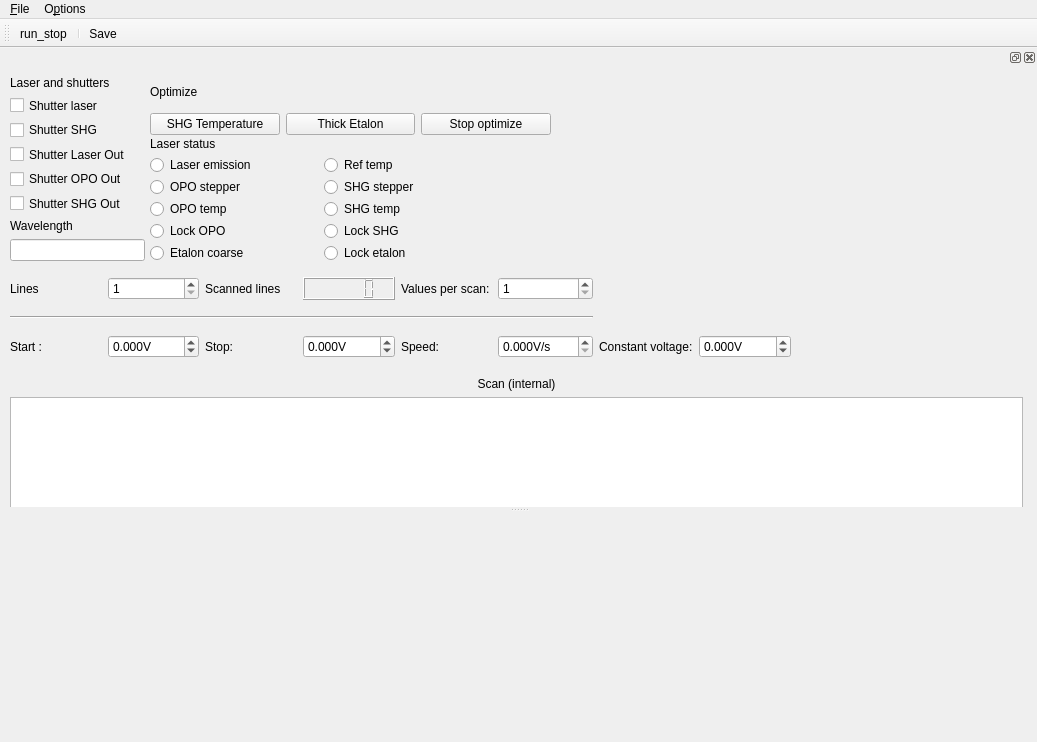
<?xml version="1.0" encoding="UTF-8"?>
<ui version="4.0">
 <class>MainWindow</class>
 <widget class="QMainWindow" name="MainWindow">
  <property name="geometry">
   <rect>
    <x>0</x>
    <y>0</y>
    <width>1037</width>
    <height>742</height>
   </rect>
  </property>
  <property name="contextMenuPolicy">
   <enum>Qt::DefaultContextMenu</enum>
  </property>
  <property name="windowTitle">
   <string>qudi: Voltage Scanner (Laser)</string>
  </property>
  <widget class="QWidget" name="centralwidget">
   <layout class="QHBoxLayout" name="horizontalLayout"/>
  </widget>
  <widget class="QMenuBar" name="menubar">
   <property name="geometry">
    <rect>
     <x>0</x>
     <y>0</y>
     <width>1037</width>
     <height>22</height>
    </rect>
   </property>
   <widget class="QMenu" name="menu_File">
    <property name="title">
     <string>&amp;File</string>
    </property>
    <addaction name="action_Save"/>
    <addaction name="action_Exit"/>
   </widget>
   <widget class="QMenu" name="menu_Options">
    <property name="title">
     <string>O&amp;ptions</string>
    </property>
    <addaction name="action_Settings"/>
   </widget>
   <addaction name="menu_File"/>
   <addaction name="menu_Options"/>
  </widget>
  <widget class="QToolBar" name="toolBar">
   <property name="windowTitle">
    <string>toolBar</string>
   </property>
   <attribute name="toolBarArea">
    <enum>TopToolBarArea</enum>
   </attribute>
   <attribute name="toolBarBreak">
    <bool>false</bool>
   </attribute>
   <addaction name="action_run_stop"/>
   <addaction name="separator"/>
   <addaction name="action_Save"/>
  </widget>
  <widget class="QDockWidget" name="scan_control_DockWidget">
   <property name="sizePolicy">
    <sizepolicy hsizetype="Expanding" vsizetype="Preferred">
     <horstretch>0</horstretch>
     <verstretch>0</verstretch>
    </sizepolicy>
   </property>
   <property name="minimumSize">
    <size>
     <width>1037</width>
     <height>459</height>
    </size>
   </property>
   <attribute name="dockWidgetArea">
    <number>4</number>
   </attribute>
   <widget class="QWidget" name="controlDockWidgetContents">
    <widget class="QWidget" name="">
     <property name="geometry">
      <rect>
       <x>10</x>
       <y>310</y>
       <width>1013</width>
       <height>311</height>
      </rect>
     </property>
     <layout class="QGridLayout" name="plotGridLayout">
      <item row="0" column="0">
       <widget class="QLabel" name="traceLabel">
        <property name="text">
         <string>Scan (internal)</string>
        </property>
        <property name="alignment">
         <set>Qt::AlignCenter</set>
        </property>
       </widget>
      </item>
      <item row="1" column="0">
       <widget class="PlotWidget" name="voltscan_ViewWidget">
        <property name="sizePolicy">
         <sizepolicy hsizetype="Expanding" vsizetype="Expanding">
          <horstretch>1</horstretch>
          <verstretch>1</verstretch>
         </sizepolicy>
        </property>
       </widget>
      </item>
      <item row="2" column="0">
       <widget class="PlotWidget" name="voltscan_matrix_ViewWidget">
        <property name="sizePolicy">
         <sizepolicy hsizetype="Expanding" vsizetype="Expanding">
          <horstretch>1</horstretch>
          <verstretch>1</verstretch>
         </sizepolicy>
        </property>
       </widget>
      </item>
     </layout>
    </widget>
    <widget class="QWidget" name="">
     <property name="geometry">
      <rect>
       <x>150</x>
       <y>10</y>
       <width>401</width>
       <height>58</height>
      </rect>
     </property>
     <layout class="QVBoxLayout" name="verticalLayout_2">
      <item>
       <widget class="QLabel" name="label_2">
        <property name="text">
         <string>Optimize</string>
        </property>
       </widget>
      </item>
      <item>
       <layout class="QHBoxLayout" name="horizontalLayout_2">
        <item>
         <widget class="QPushButton" name="pushButton_SHGtemp">
          <property name="text">
           <string>SHG Temperature</string>
          </property>
         </widget>
        </item>
        <item>
         <widget class="QPushButton" name="pushButton_thickEtalon">
          <property name="text">
           <string>Thick Etalon</string>
          </property>
         </widget>
        </item>
        <item>
         <widget class="QPushButton" name="pushButton_stopOptimize">
          <property name="text">
           <string>Stop optimize</string>
          </property>
         </widget>
        </item>
       </layout>
      </item>
     </layout>
    </widget>
    <widget class="QWidget" name="">
     <property name="geometry">
      <rect>
       <x>150</x>
       <y>70</y>
       <width>341</width>
       <height>124</height>
      </rect>
     </property>
     <layout class="QVBoxLayout" name="verticalLayout_5">
      <item>
       <widget class="QLabel" name="label_3">
        <property name="text">
         <string>Laser status</string>
        </property>
       </widget>
      </item>
      <item>
       <layout class="QHBoxLayout" name="horizontalLayout_3">
        <item>
         <layout class="QVBoxLayout" name="verticalLayout_3">
          <item>
           <widget class="QRadioButton" name="radioButton_laserEmission">
            <property name="text">
             <string>Laser emission</string>
            </property>
            <property name="checkable">
             <bool>false</bool>
            </property>
           </widget>
          </item>
          <item>
           <widget class="QRadioButton" name="radioButton_OPOstepper">
            <property name="text">
             <string>OPO stepper</string>
            </property>
            <property name="checkable">
             <bool>false</bool>
            </property>
           </widget>
          </item>
          <item>
           <widget class="QRadioButton" name="radioButton_OPOtemp">
            <property name="text">
             <string>OPO temp</string>
            </property>
            <property name="checkable">
             <bool>false</bool>
            </property>
           </widget>
          </item>
          <item>
           <widget class="QRadioButton" name="radioButton_lockOPO">
            <property name="text">
             <string>Lock OPO</string>
            </property>
            <property name="checkable">
             <bool>false</bool>
            </property>
           </widget>
          </item>
          <item>
           <widget class="QRadioButton" name="radioButton_etalonCoarse">
            <property name="text">
             <string>Etalon coarse</string>
            </property>
            <property name="checkable">
             <bool>false</bool>
            </property>
           </widget>
          </item>
         </layout>
        </item>
        <item>
         <layout class="QVBoxLayout" name="verticalLayout_4">
          <item>
           <widget class="QRadioButton" name="radioButton_refTemp">
            <property name="text">
             <string>Ref temp</string>
            </property>
            <property name="checkable">
             <bool>false</bool>
            </property>
           </widget>
          </item>
          <item>
           <widget class="QRadioButton" name="radioButton_SHGstepper">
            <property name="text">
             <string>SHG stepper</string>
            </property>
            <property name="checkable">
             <bool>false</bool>
            </property>
           </widget>
          </item>
          <item>
           <widget class="QRadioButton" name="radioButton_SHGtemp">
            <property name="text">
             <string>SHG temp</string>
            </property>
            <property name="checkable">
             <bool>false</bool>
            </property>
           </widget>
          </item>
          <item>
           <widget class="QRadioButton" name="radioButton_lockSHG">
            <property name="text">
             <string>Lock SHG</string>
            </property>
            <property name="checkable">
             <bool>false</bool>
            </property>
           </widget>
          </item>
          <item>
           <widget class="QRadioButton" name="radioButton_lockEtalon">
            <property name="text">
             <string>Lock etalon</string>
            </property>
            <property name="checkable">
             <bool>false</bool>
            </property>
           </widget>
          </item>
         </layout>
        </item>
       </layout>
      </item>
     </layout>
    </widget>
    <widget class="QWidget" name="">
     <property name="geometry">
      <rect>
       <x>10</x>
       <y>200</y>
       <width>781</width>
       <height>101</height>
      </rect>
     </property>
     <layout class="QGridLayout" name="controlGridLayout">
      <item row="2" column="6">
       <widget class="QLabel" name="constLabel">
        <property name="text">
         <string>Constant voltage:</string>
        </property>
       </widget>
      </item>
      <item row="0" column="3">
       <widget class="QLCDNumber" name="elapsed_lines_DisplayWidget"/>
      </item>
      <item row="0" column="4">
       <widget class="QLabel" name="resLabel">
        <property name="text">
         <string>Values per scan:</string>
        </property>
       </widget>
      </item>
      <item row="2" column="1">
       <widget class="ScienDSpinBox" name="startDoubleSpinBox">
        <property name="suffix">
         <string>V</string>
        </property>
        <property name="decimals">
         <number>3</number>
        </property>
        <property name="minimum">
         <double>-99.000000000000000</double>
        </property>
       </widget>
      </item>
      <item row="2" column="3">
       <widget class="ScienDSpinBox" name="stopDoubleSpinBox">
        <property name="suffix">
         <string>V</string>
        </property>
        <property name="decimals">
         <number>3</number>
        </property>
        <property name="minimum">
         <double>-99.000000000000000</double>
        </property>
       </widget>
      </item>
      <item row="0" column="2">
       <widget class="QLabel" name="scannedLabel">
        <property name="text">
         <string>Scanned lines</string>
        </property>
       </widget>
      </item>
      <item row="1" column="0" colspan="6">
       <widget class="Line" name="line">
        <property name="orientation">
         <enum>Qt::Horizontal</enum>
        </property>
       </widget>
      </item>
      <item row="2" column="2">
       <widget class="QLabel" name="stopLabel">
        <property name="text">
         <string>Stop:</string>
        </property>
       </widget>
      </item>
      <item row="2" column="5">
       <widget class="ScienDSpinBox" name="speedDoubleSpinBox">
        <property name="suffix">
         <string>V/s</string>
        </property>
        <property name="decimals">
         <number>3</number>
        </property>
        <property name="maximum">
         <double>9999.989999999999782</double>
        </property>
       </widget>
      </item>
      <item row="2" column="4">
       <widget class="QLabel" name="speedLabel">
        <property name="text">
         <string>Speed:</string>
        </property>
       </widget>
      </item>
      <item row="0" column="0">
       <widget class="QLabel" name="linesLabel">
        <property name="text">
         <string>Lines</string>
        </property>
       </widget>
      </item>
      <item row="2" column="0">
       <widget class="QLabel" name="startLabel">
        <property name="text">
         <string>Start :</string>
        </property>
       </widget>
      </item>
      <item row="0" column="5">
       <widget class="QSpinBox" name="resolutionSpinBox">
        <property name="minimum">
         <number>1</number>
        </property>
        <property name="maximum">
         <number>999999</number>
        </property>
       </widget>
      </item>
      <item row="0" column="1">
       <widget class="QSpinBox" name="linesSpinBox">
        <property name="minimum">
         <number>1</number>
        </property>
        <property name="maximum">
         <number>999999</number>
        </property>
       </widget>
      </item>
      <item row="2" column="7">
       <widget class="ScienDSpinBox" name="constDoubleSpinBox">
        <property name="suffix">
         <string>V</string>
        </property>
        <property name="decimals">
         <number>3</number>
        </property>
        <property name="minimum">
         <double>-99.000000000000000</double>
        </property>
       </widget>
      </item>
     </layout>
    </widget>
    <widget class="QWidget" name="">
     <property name="geometry">
      <rect>
       <x>10</x>
       <y>9</y>
       <width>135</width>
       <height>185</height>
      </rect>
     </property>
     <layout class="QVBoxLayout" name="verticalLayout_7">
      <item>
       <layout class="QVBoxLayout" name="verticalLayout">
        <item>
         <widget class="QLabel" name="label_laserandshutters">
          <property name="text">
           <string>Laser and shutters</string>
          </property>
         </widget>
        </item>
        <item>
         <widget class="QCheckBox" name="checkBox_shutterLaser">
          <property name="text">
           <string>Shutter laser</string>
          </property>
         </widget>
        </item>
        <item>
         <widget class="QCheckBox" name="checkBox_shutterSHG">
          <property name="text">
           <string>Shutter SHG</string>
          </property>
         </widget>
        </item>
        <item>
         <widget class="QCheckBox" name="checkBox_shutterLaserOut">
          <property name="text">
           <string>Shutter Laser Out</string>
          </property>
         </widget>
        </item>
        <item>
         <widget class="QCheckBox" name="checkBox_shutterOPOout">
          <property name="text">
           <string>Shutter OPO Out</string>
          </property>
         </widget>
        </item>
        <item>
         <widget class="QCheckBox" name="checkBox_shutterSHGout">
          <property name="text">
           <string>Shutter SHG Out</string>
          </property>
         </widget>
        </item>
       </layout>
      </item>
      <item>
       <layout class="QVBoxLayout" name="verticalLayout_6">
        <item>
         <widget class="QLabel" name="label">
          <property name="text">
           <string>Wavelength</string>
          </property>
         </widget>
        </item>
        <item>
         <widget class="QLineEdit" name="lineEdit_wavelength"/>
        </item>
       </layout>
      </item>
     </layout>
    </widget>
   </widget>
  </widget>
  <action name="action_Settings">
   <property name="icon">
    <iconset>
     <normaloff>../../artwork/icons/oxygen/22x22/configure.png</normaloff>../../artwork/icons/oxygen/22x22/configure.png</iconset>
   </property>
   <property name="text">
    <string>&amp;Settings</string>
   </property>
  </action>
  <action name="action_Save">
   <property name="icon">
    <iconset>
     <normaloff>../../artwork/icons/oxygen/22x22/document-save.png</normaloff>../../artwork/icons/oxygen/22x22/document-save.png</iconset>
   </property>
   <property name="text">
    <string>&amp;Save</string>
   </property>
   <property name="toolTip">
    <string>Save odmr data</string>
   </property>
  </action>
  <action name="action_Exit">
   <property name="icon">
    <iconset>
     <normaloff>../../artwork/icons/oxygen/22x22/application-exit.png</normaloff>../../artwork/icons/oxygen/22x22/application-exit.png</iconset>
   </property>
   <property name="text">
    <string>&amp;Close</string>
   </property>
  </action>
  <action name="action_run_stop">
   <property name="checkable">
    <bool>true</bool>
   </property>
   <property name="icon">
    <iconset>
     <normaloff>../../artwork/icons/qudiTheme/22x22/start-counter.png</normaloff>../../artwork/icons/qudiTheme/22x22/start-counter.png</iconset>
   </property>
   <property name="text">
    <string>run_stop</string>
   </property>
  </action>
 </widget>
 <customwidgets>
  <customwidget>
   <class>PlotWidget</class>
   <extends>QGraphicsView</extends>
   <header>pyqtgraph</header>
  </customwidget>
  <customwidget>
   <class>ScienDSpinBox</class>
   <extends>QDoubleSpinBox</extends>
   <header>qtwidgets.scientific_spinbox.h</header>
  </customwidget>
 </customwidgets>
 <tabstops>
  <tabstop>linesSpinBox</tabstop>
  <tabstop>resolutionSpinBox</tabstop>
  <tabstop>startDoubleSpinBox</tabstop>
  <tabstop>stopDoubleSpinBox</tabstop>
  <tabstop>speedDoubleSpinBox</tabstop>
  <tabstop>constDoubleSpinBox</tabstop>
  <tabstop>voltscan_ViewWidget</tabstop>
  <tabstop>voltscan_matrix_ViewWidget</tabstop>
 </tabstops>
 <resources/>
 <connections>
  <connection>
   <sender>action_Exit</sender>
   <signal>triggered()</signal>
   <receiver>MainWindow</receiver>
   <slot>close()</slot>
   <hints>
    <hint type="sourcelabel">
     <x>-1</x>
     <y>-1</y>
    </hint>
    <hint type="destinationlabel">
     <x>531</x>
     <y>347</y>
    </hint>
   </hints>
  </connection>
 </connections>
 <buttongroups>
  <buttongroup name="buttonGroup"/>
 </buttongroups>
</ui>
